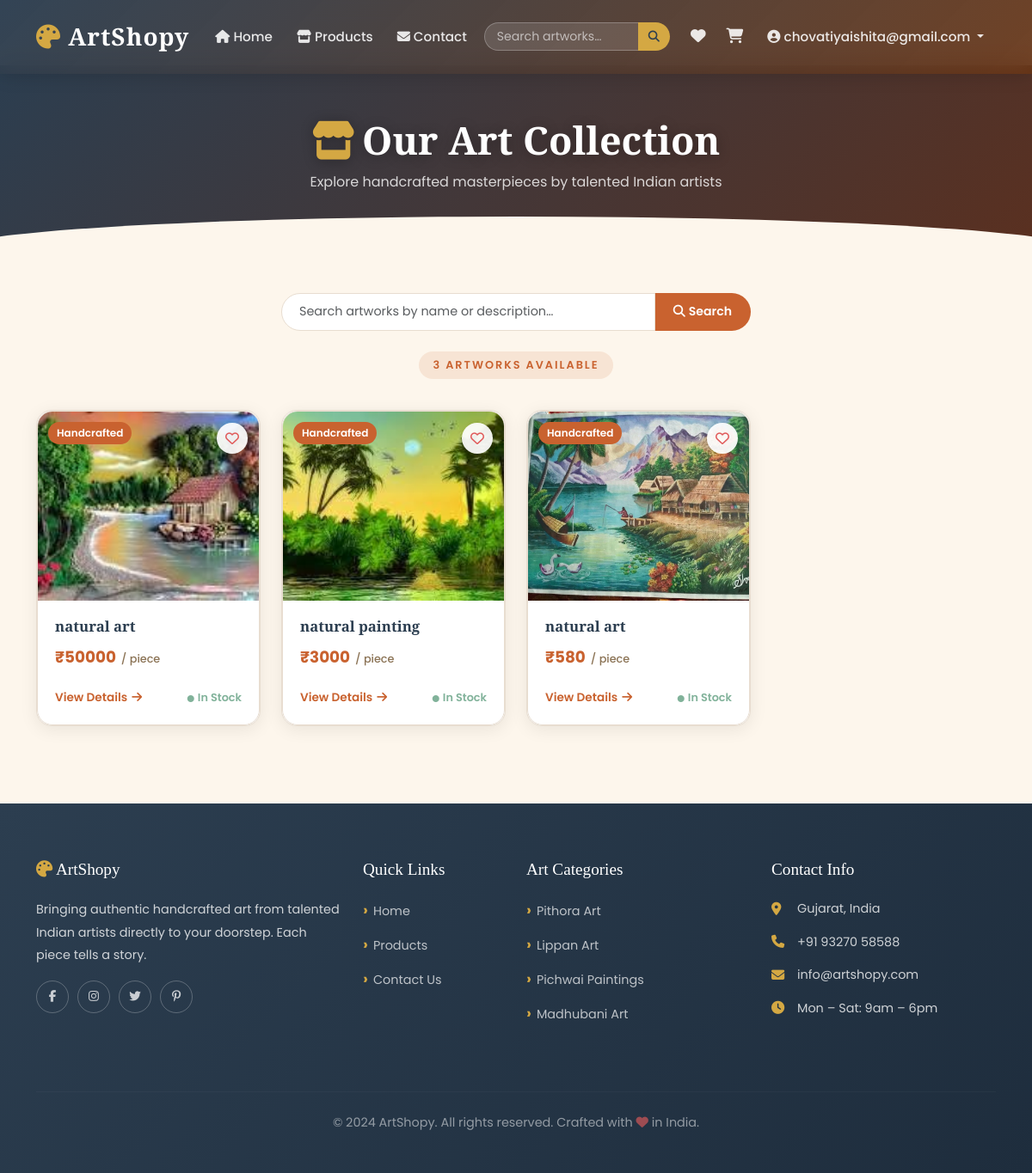
/product-filter/2/ (signed in), run on the app's committed database.
### app1/models.py (models this page shows, shortened)
class Product(models.Model):
        Category=models.ForeignKey(Category, on_delete=models.CASCADE)
        name=models.CharField(max_length=200)
        img=models.ImageField(upload_to='product')
        price = models.IntegerField()
        description= models.TextField()
        quantity=models.IntegerField()

### app1/views.py (the view)
# urls.py: path('product-filter/<int:id>/', productcategorywise, name='productfilter1'),
def productcategorywise(request, id):
    a = get_user_email(request)
    data = Product.objects.filter(Category=id)
    return render(request, 'productcall.html', {'data': data, 'a': a})

### app1/context_processors.py (called while the page is built)
def cart_wishlist_counts(request):
    cart_count = 0
    wishlist_count = 0
    if 'email' in request.session:
        email = request.session['email']
        cart_count = Cart.objects.filter(user_email=email).count()
        wishlist_count = Wishlist.objects.filter(user_email=email).count()
    return {'cart_count': cart_count, 'wishlist_count': wishlist_count}

### app1/views.py (called while the page is built)
def get_user_email(request):
    return request.session.get('email')

### app1/templates/productcall.html (shortened to what this page needs)
{% extends 'common.html' %}
{% load static %}
{% block content %}
<div class="page-hero">
    <h1><i class="fas fa-store me-2" style="color:var(--accent);"></i>Our Art Collection</h1>
    <p>Explore handcrafted masterpieces by talented Indian artists</p>
</div>
<section style="padding:50px 0 90px;background:var(--light-bg);">
    <div class="container">
        <div class="row mb-4">
            <div class="col-md-6 mx-auto">
                <form action="{% url 'search' %}" method="GET">
                    <div class="input-group">
                        <input type="search" name="q" class="form-control" placeholder="Search artworks by name or description…"
                            value="{{ query|default:'' }}"
                            style="border:1px solid var(--border);border-radius:35px 0 0 35px;padding:10px 20px;font-size:0.9rem;background:white;">
                        <button type="submit" style="background:var(--primary);color:white;border:none;border-radius:0 35px 35px 0;padding:10px 22px;font-weight:600;font-size:0.88rem;cursor:pointer;">
                            <i class="fas fa-search me-1"></i>Search
                        </button>
                    </div>
                </form>
            </div>
        </div>
        {% if query %}
        <div class="text-center mb-3">
            <span class="section-badge">
                {{ data|length }} result{{ data|length|pluralize }} for "<strong>{{ query }}</strong>"
            </span>
            &nbsp;<a href="{% url 'productall' %}" style="font-size:0.85rem;color:var(--muted);">Clear search</a>
        </div>
        {% elif data %}
        <div class="text-center mb-4">
            <span class="section-badge">{{ data|length }} Artwork{{ data|length|pluralize }} Available</span>
        </div>
        {% endif %}
        {% if data %}
        <div class="row g-4">
            {% for i in data %}
            <div class="col-xl-3 col-lg-4 col-md-6">
                <div class="product-card" style="position:relative;">
                    {% if a %}
                    <form method="POST" action="{% url 'add_to_wishlist' i.id %}" style="position:absolute;top:14px;right:14px;z-index:10;">
                        <button type="submit" title="Add to Wishlist"
                            style="background:rgba(255,255,255,0.92);border:none;border-radius:50%;width:36px;height:36px;display:flex;align-items:center;justify-content:center;cursor:pointer;box-shadow:0 2px 8px rgba(0,0,0,0.12);color:#e05a5a;font-size:1rem;transition:transform 0.2s;"
                            onmouseover="this.style.transform='scale(1.15)'" onmouseout="this.style.transform='scale(1)'">
                            <i class="far fa-heart"></i>
                        </button>
                    </form>
                    {% endif %}
                    <a href="{% url 'productget1' i.id %}" class="product-card" style="display:block;">
                        <div class="product-card-img-wrap">
                            <img src="{{ i.img.url }}" alt="{{ i.name }}">
                            <span class="product-card-badge">Handcrafted</span>
                        </div>
                        <div class="product-card-body">
                            <h5>{{ i.name }}</h5>
                            <div class="product-price">
                                ₹{{ i.price }} <span>/ piece</span>
                            </div>
                        </div>
                        <div class="product-card-footer">
                            <span class="view-btn">
                                View Details <i class="fas fa-arrow-right"></i>
                            </span>
                            {% if i.quantity > 0 %}
                            <span style="font-size:0.8rem;color:#81B29A;font-weight:600;">
                                <i class="fas fa-circle" style="font-size:0.5rem;margin-right:4px;"></i>In Stock
                            </span>
                            {% else %}
                            <span style="font-size:0.8rem;color:#e05a5a;font-weight:600;">
                                <i class="fas fa-circle" style="font-size:0.5rem;margin-right:4px;"></i>Sold Out
                            </span>
                            {% endif %}
                        </div>
                    </a>
                </div>
            </div>
            {% endfor %}
        </div>
        {% endif %}
    </div>
</section>
{% endblock %}

### app1/static/css/main.css (style rules this page uses)
:root { --primary: #C9622F; --primary-dark: #A04E24; --secondary: #2C3E50; --accent: #D4A843; --light-bg: #FDF6EC; --card-bg: #FFFFFF; --text: #333333; --muted: #8B7355; --border: #E8DDD0; --success: #81B29A; --shadow: rgba(0, 0, 0, 0.08); }
*, *::before, *::after { box-sizing: border-box; margin: 0; padding: 0; }
html { scroll-behavior: smooth; }
body { font-family: 'Poppins', sans-serif; background-color: var(--light-bg); color: var(--text); line-height: 1.7; }
.section-badge { display: inline-block; background: rgba(201,98,47,0.12); color: var(--primary); font-size: 0.8rem; font-weight: 600; letter-spacing: 2px; text-transform: uppercase; padding: 5px 16px; border-radius: 20px; margin-bottom: 12px; }
.product-card { background: white; border-radius: 18px; overflow: hidden; box-shadow: 0 4px 20px var(--shadow); transition: all 0.35s ease; text-decoration: none; color: var(--text); display: block; height: 100%; border: 1px solid var(--border); }
.product-card-img-wrap { overflow: hidden; height: 220px; position: relative; }
.product-card-img-wrap img { width: 100%; height: 100%; object-fit: cover; transition: transform 0.45s ease; }
.product-card-badge { position: absolute; top: 12px; left: 12px; background: var(--primary); color: white; font-size: 0.75rem; font-weight: 600; padding: 3px 10px; border-radius: 20px; }
.product-card-body { padding: 20px; }
.product-card-body h5 { font-family: 'Playfair Display', serif; font-weight: 700; color: var(--secondary); margin-bottom: 10px; font-size: 1.05rem; }
.product-price { color: var(--primary); font-weight: 700; font-size: 1.15rem; }
.product-price span { font-size: 0.8rem; font-weight: 500; color: var(--muted); margin-left: 2px; }
.product-card-footer { padding: 0 20px 20px; display: flex; align-items: center; justify-content: space-between; }
.view-btn { font-size: 0.85rem; font-weight: 600; color: var(--primary); text-decoration: none; display: flex; align-items: center; gap: 5px; transition: gap 0.2s; }
.page-hero { background: linear-gradient(135deg, var(--secondary) 0%, #5a3020 100%); padding: 60px 0 50px; text-align: center; color: white; position: relative; overflow: hidden; }
.page-hero::after { content: ''; position: absolute; bottom: -1px; left: 0; right: 0; height: 40px; background: var(--light-bg); clip-path: ellipse(55% 100% at 50% 100%); }
.page-hero h1 { font-family: 'Playfair Display', serif; font-size: 2.8rem; font-weight: 700; margin-bottom: 8px; text-shadow: 0 2px 15px rgba(0,0,0,0.3); }
.page-hero p { opacity: 0.8; font-size: 1rem; }

### data on the page
Product: img (picture), name "natural art", price "50000", quantity "In Stock"
Product: img (picture), name "natural painting", price "3000", quantity "In Stock"
Product: img (picture), name "natural art", price "580", quantity "In Stock"

### other printed values
{{ a }} "chovatiyaishita@gmail.com"
{{ data|length }} "3"
